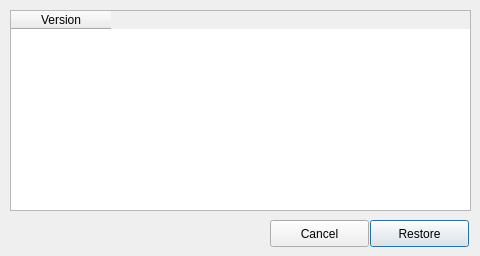
<?xml version="1.0" encoding="UTF-8"?>
<ui version="4.0">
 <class>OldVersion</class>
 <widget class="QDialog" name="OldVersion">
  <property name="geometry">
   <rect>
    <x>0</x>
    <y>0</y>
    <width>480</width>
    <height>256</height>
   </rect>
  </property>
  <property name="windowTitle">
   <string>Dialog</string>
  </property>
  <widget class="QTableWidget" name="tableWidget">
   <property name="geometry">
    <rect>
     <x>10</x>
     <y>10</y>
     <width>461</width>
     <height>201</height>
    </rect>
   </property>
   <property name="editTriggers">
    <set>QAbstractItemView::NoEditTriggers</set>
   </property>
   <column>
    <property name="text">
     <string>Version</string>
    </property>
   </column>
  </widget>
  <widget class="QPushButton" name="pushButton">
   <property name="geometry">
    <rect>
     <x>370</x>
     <y>220</y>
     <width>99</width>
     <height>27</height>
    </rect>
   </property>
   <property name="text">
    <string>Restore</string>
   </property>
  </widget>
  <widget class="QPushButton" name="pushButton_2">
   <property name="geometry">
    <rect>
     <x>270</x>
     <y>220</y>
     <width>99</width>
     <height>27</height>
    </rect>
   </property>
   <property name="text">
    <string>Cancel</string>
   </property>
  </widget>
 </widget>
 <resources/>
 <connections/>
</ui>
